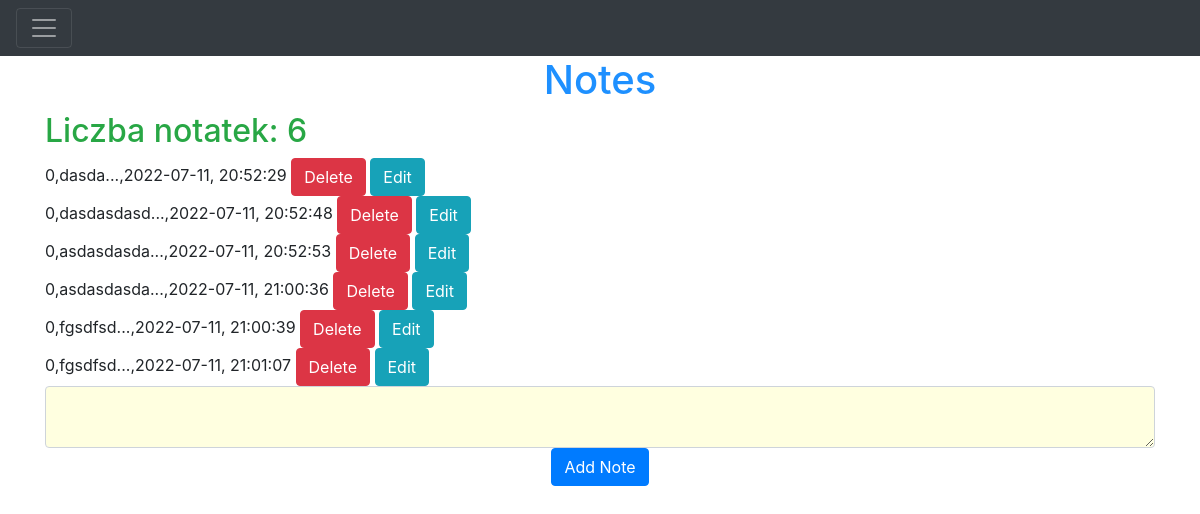
The page / (signed in) on the database as committed earlier.
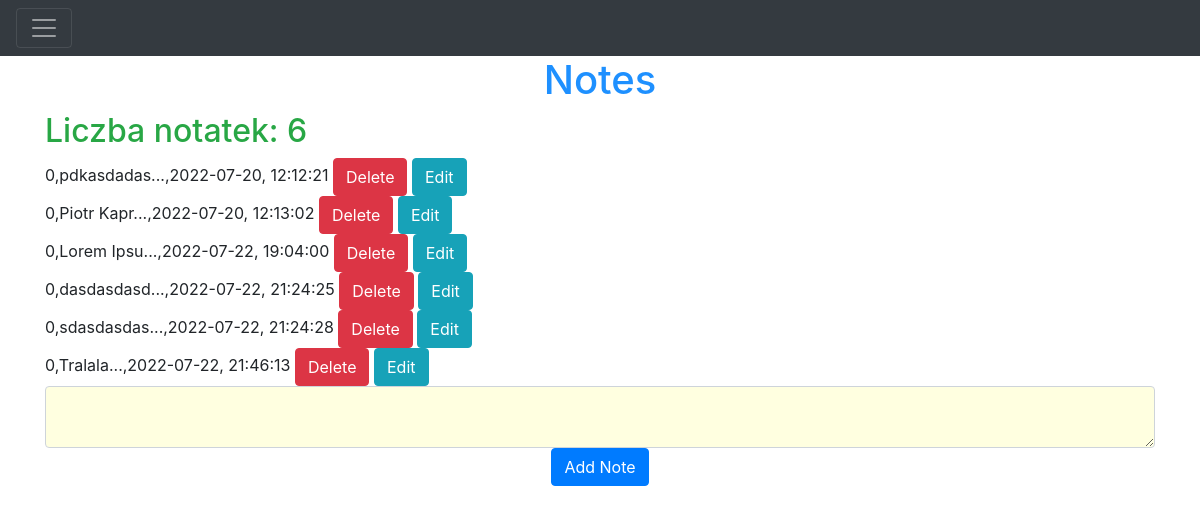
The same page on the database as committed later.
### strona/models.py (models this page shows)
class Note(db.Model):
    id = db.Column(db.Integer, primary_key=True)
    notatka = db.Column(db.String(10000))
    data = db.Column(db.DateTime(timezone=True), default=func.now())
    user_id = db.Column(db.Integer, db.ForeignKey('user.id'))
    Note_count = 0
    def __str__(self):
        self.notka = self.notatka[0:10]
        self.printable_date = self.data
        return f'{self.Note_count},{self.notka}...,{self.printable_date.strftime("%Y-%m-%d, %H:%M:%S")}'

### strona/views.py (the view, shortened to what this page needs)
@views.route('/', methods=['GET', 'POST'])
@login_required
def home():
    note = request.form.get('note')
    user = str(current_user)
    user = user.replace(">", "")
    user = user.split()
    rows = db.session.query(Note).filter(Note.user_id == user[1]).count()
    return render_template("home.html", user=current_user, rows=rows)

### strona/__init__.py (called while the page is built)
def create_app():
    app = Flask(__name__)
    app.secret_key = "Piotr"
    app.config['SQLALCHEMY_DATABASE_URI'] = f'sqlite:///{DB_NAME}'
    db.init_app(app)
    from .views import views
    from .auth import auth
    app.register_blueprint(views, url_prefix='/')
    app.register_blueprint(auth, url_prefix='/')
    from .models import Note, User
    create_database(app)
    login_manager = LoginManager()
    login_manager.login_view = 'auth.login'
    login_manager.init_app(app)
    @login_manager.user_loader
    def load_user(id):
        return User.query.get(int(id))
    return app

### strona/Templates/home.html (shortened to what this page needs)
{% extends "base.html" %}
{% block content %}
    <h1 style="color:dodgerblue" align="center">Notes</h1>
    <ul class="list-group list-group-flush" id="notes">
        <h2 style="color: #28a745"> Liczba notatek: {{ rows }}</h2>
        {% for note in  user.notes %}
            <div>
                {{ note }}
                <a href="{{ url_for('views.delete_post', id = note.id) }}">
                    <button type="button" class="btn btn-danger">Delete</button>
                </a>
                <a href="{{ url_for('views.edit_post', id = note.id) }}">
                    <button type="button" class="btn btn-info">Edit</button>
                </a>
            </div>
        {% endfor %}
        <form method="post">
            <div align="center">
                <textarea style="background-color:lightyellow" name="note" id="note" class="form-control"></textarea>
                <button type="submit" class="btn btn-primary">Add Note</button>
            </div>
        </form>
{% endblock %}

### strona/Templates/base.html (shortened to what this page needs)
<!DOCTYPE html>
<html lang="en">
<head>
    <link
            rel="stylesheet"
            href="https://stackpath.bootstrapcdn.com/bootstrap/4.4.1/css/bootstrap.min.css"
    />
    <link
            rel="stylesheet"
            href="https://stackpath.bootstrapcdn.com/font-awesome/4.7.0/css/font-awesome.min.css"
    />
</head>
<body>
<nav class="navbar navbar-exand-lg navbar-dark bg-dark">
    <button class="navbar-toggler"
            type="button"
            data-toggle="collapse"
            data-target="#navbar">
        <span class="navbar-toggler-icon"></span>
    </button>
</nav>
<div class="container">
    {% block content %}
    {% endblock %}
</div>
</body>
</html>

Rows that differ between the two databases and show on the page:
removed Note: notatka+data "0,dasda...,2022-07-11, 20:52:29"
removed Note: notatka+data "0,dasdasdasd...,2022-07-11, 20:52:48"
removed Note: notatka+data "0,asdasdasda...,2022-07-11, 20:52:53"
removed Note: notatka+data "0,asdasdasda...,2022-07-11, 21:00:36"
removed Note: notatka+data "0,fgsdfsd...,2022-07-11, 21:00:39"
removed Note: notatka+data "0,fgsdfsd...,2022-07-11, 21:01:07"
added Note: notatka+data "0,pdkasdadas...,2022-07-20, 12:12:21"
added Note: notatka+data "0,Piotr Kapr...,2022-07-20, 12:13:02"
added Note: notatka+data "0,Lorem Ipsu...,2022-07-22, 19:04:00"
added Note: notatka+data "0,dasdasdasd...,2022-07-22, 21:24:25"
added Note: notatka+data "0,sdasdasdas...,2022-07-22, 21:24:28"
added Note: notatka+data "0,Tralala...,2022-07-22, 21:46:13"
